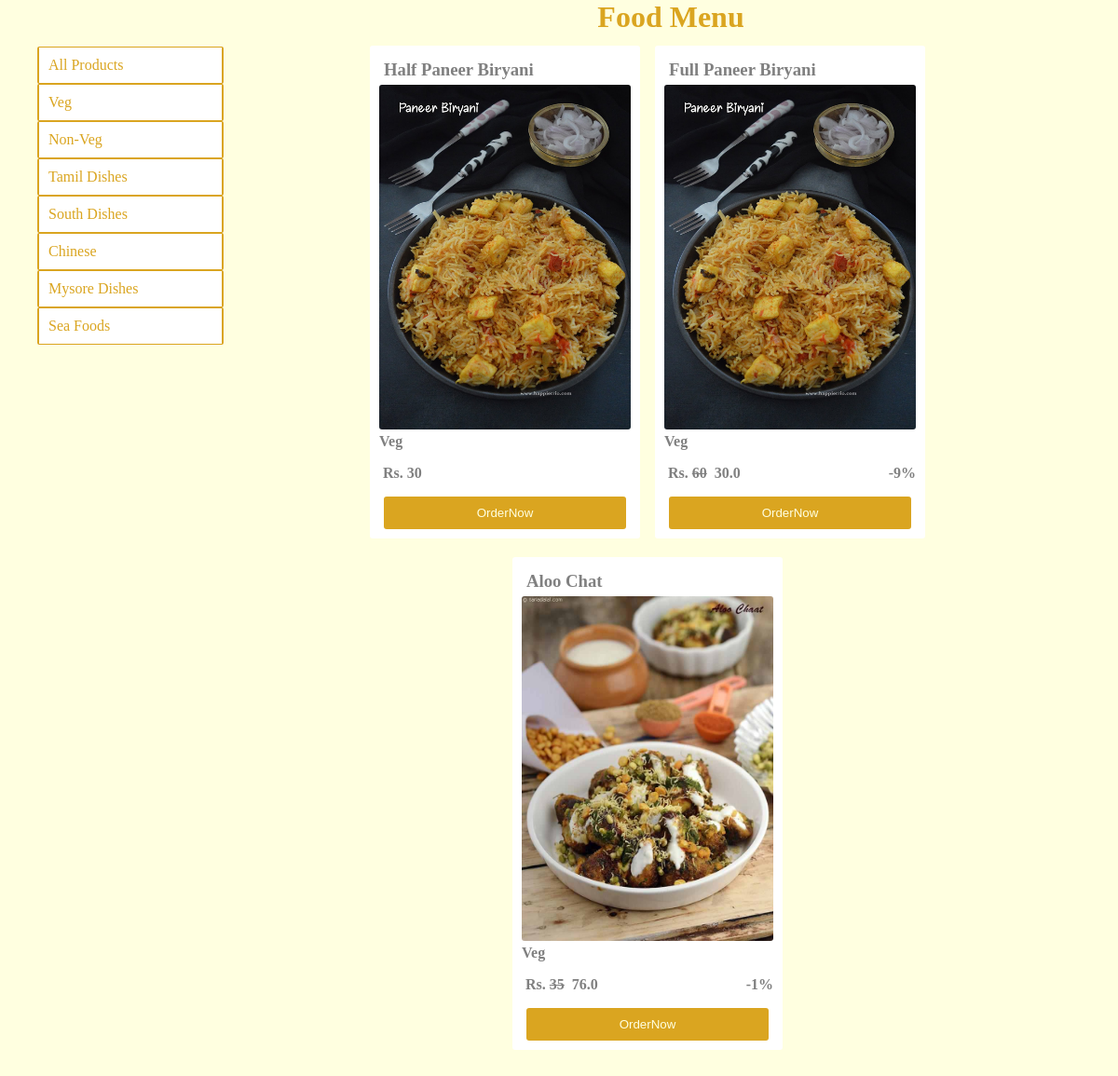
/?category=1, run on the app's committed database.
### store/models/foods.py (models this page shows, shortened)
class Food(models.Model):
    name=models.CharField(max_length=50)
    img=models.ImageField(upload_to="uploads/menu", height_field=None, width_field=None, max_length=None)
    category=models.ForeignKey(Category, on_delete=models.CASCADE, default=2)
    price=models.IntegerField(default=20)
    discount=models.IntegerField(default=0)
    @staticmethod
    def get_all_foods_by_category_id(category_id):
        if category_id:
            return Food.objects.filter(category=category_id)
        else:
            return Food.objects.all()

### store/models/category.py (models this page shows)
class Category(models.Model):
    name=models.CharField(max_length=50)
    def __str__(self):
        return self.name

### store/views.py (the view)
# urls.py: path('', views.home_page, name="index"),
def home_page(request):
    food=None
    category=Category.objects.all()
    categoryId=request.GET.get('category')
    if categoryId:
        food=Food.get_all_foods_by_category_id(categoryId)
    else:
        food=Food.objects.all()
    discounted_price=[]
    for f in Food.objects.all():
        discounted_price.append(f.price*(100-f.discount)/100)
    context={'foods':food, 'category':category, 'd_price':discounted_price}
    template='index.html'
    return render(request,template,context)

### store/templatetags/index.py (called while the page is built)
@register.filter
def index(List,i):
    return List[int(i)]

### store/templates/index.html (shortened to what this page needs)
<!DOCTYPE html>
{% load static %}
<html lang="en">
<head>
    <link rel="stylesheet" href="{%static 'menu.css' %}">
</head>
<body>
    <h1>Food Menu</h1>
    <div class="container">
        {% load index %}
        {% for food in foods %}
        <div class="items">
            <div class="item-1"><h3>{{food.name}}</h3></div>
            <div class="item-1"><img src="{{ food.img.url }}"></div>
            <div><p class="category"><b>{{food.category}}</b></p></div>
            <div class="price-flex">
                {% if food.discount == 0  %}
                <div><p><b>&nbsp;Rs.&nbsp;{{food.price}}</b></p></div>
                {% else %}
                <div><p><b>&nbsp;Rs.&nbsp;<s>{{food.price}}</s></b></p></div>
                <div class="discount-price">
                    <div><p><b>&nbsp;&nbsp;{{d_price|index:forloop.counter0}}</b></p></div>
                    <div><p><b>-{{food.discount}}%</b></p></div>
                </div>
                {% endif %}
            </div>
            <div class="btn-button">
                <div><button>OrderNow</button></div>
            </div>
        </div>
        {% endfor %}
    </div>
    <aside>
        <div class="sidemenu">
            <div class="sm-item"><a href="/">All Products</a></div>
            {% for x in category  %}
            <div class="sm-item">
                <div><a href="/?category={{x.id}}">{{x.name}}</a></div>
            </div>
            {% endfor %}
        </div>
    </aside>
</body>
</html>

### store/static/menu.css (style rules this page uses)
body { margin: 0; background-color: lightyellow; }
h1 { color: goldenrod; margin: 0; padding: 0; text-align: center; margin-left: 240px; }
img { height: 370px; width: 270px; border-radius: 3px; }
.container { display: flex; position: relative; margin-left: 240px; margin-right: 50px; justify-content: center; flex-wrap: wrap; margin-bottom: 100px; }
.items { margin: 8px; padding: 10px; background-color: white; color: grey; border-radius: 3px; margin-top: 12px; }
.price-flex { display: flex; }
button { border-width: 0px; color: lightyellow; padding: 10px 100px; background-color: goldenrod; border-radius: 3px; }
a { text-decoration: none; color: goldenrod; }
.sidemenu { display: flex; position: fixed; top: 50px; left: 40px; width: 200px; background-color: white; flex-direction: column; }
.sm-item { display: flex; justify-content: start; padding: 10px; border: 2px solid goldenrod; border-top: 1px solid goldenrod; border-bottom: 1px solid goldenrod; border-radius: 2px; }
h3 { margin: 0; padding: 5px; }
b { margin: 0; padding: 0; }
.category { margin: 0; padding: 0; }
.btn-button { display: flex; justify-content: center; }
.discount-price { display: flex; justify-content: space-between; width: 100%; }

### data on the page
Food: name "Half Paneer Biryani", img (picture), category "Veg", price "30"
Food: name "Full Paneer Biryani", img (picture), category "Veg", price "60", counter0 "30.0", discount "9"
Food: name "Aloo Chat", img (picture), category "Veg", price "35", counter0 "76.0", discount "1"
Category: name "Veg"
Category: name "Non-Veg"
Category: name "Tamil Dishes"
Category: name "South Dishes"
Category: name "Chinese"
Category: name "Mysore Dishes"
Category: name "Sea Foods"
